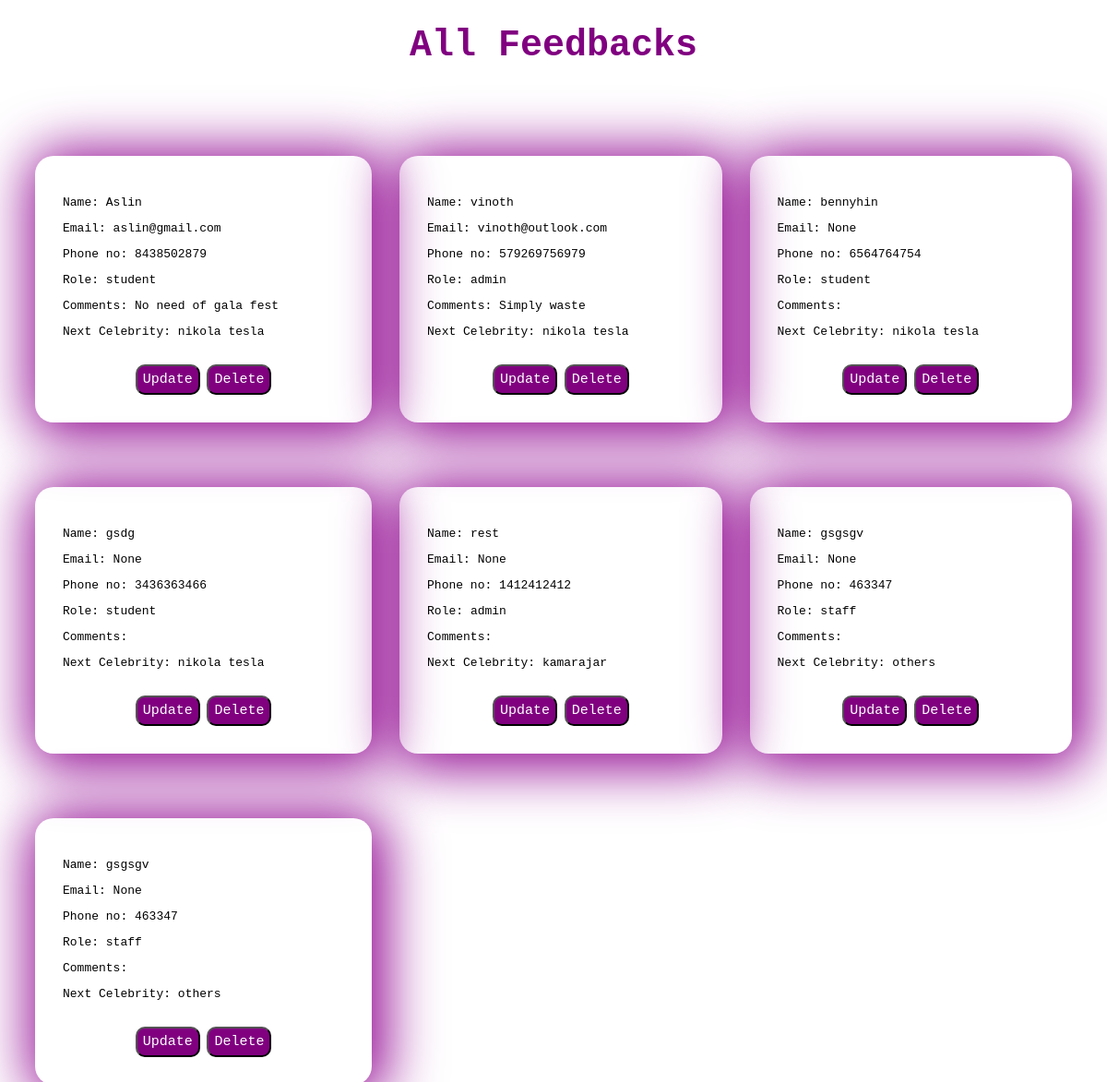
/read/, run on an earlier commit of the app's database.
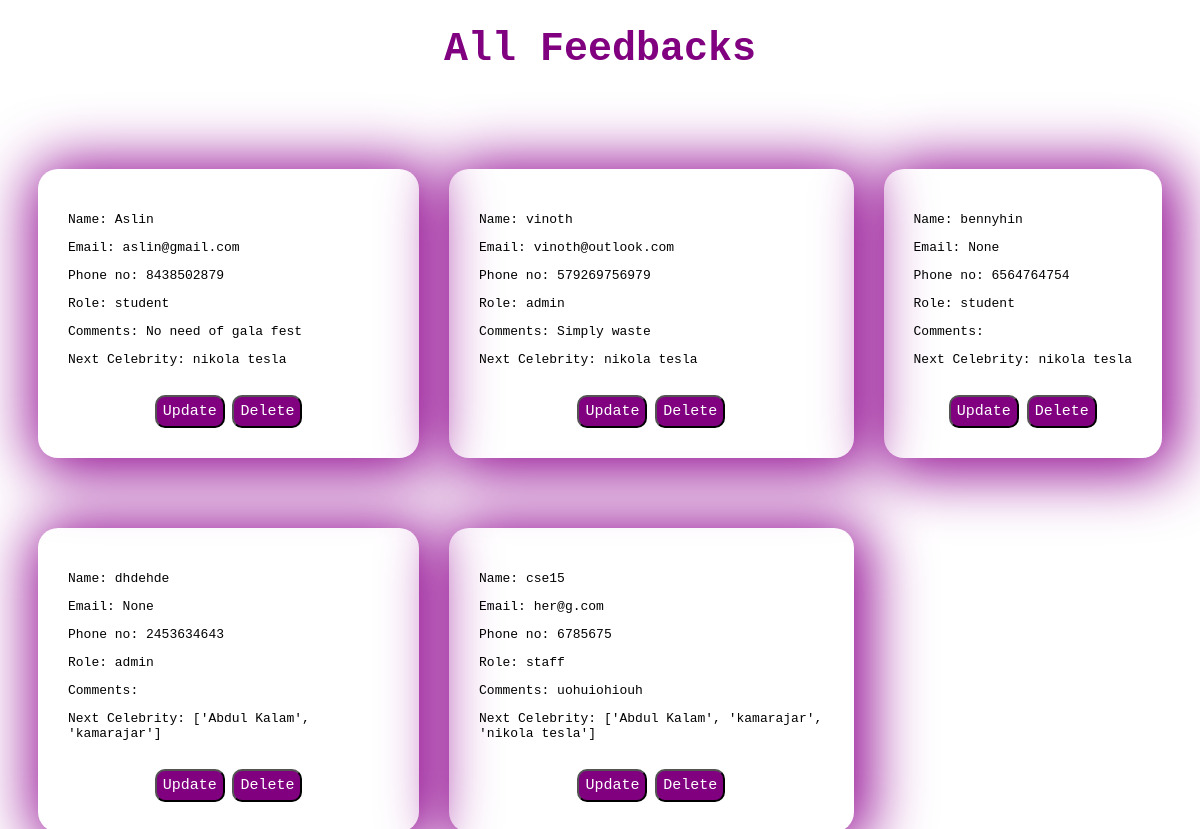
And on a later commit of the database.
### crud_app/models.py (models this page shows)
class Register(models.Model):
    username = models.TextField(max_length=100)
    email = models.EmailField(null=True, blank=True)  # Allow null values
    phone = models.PositiveIntegerField()
    role = models.TextField()
    comments = models.TextField(null=True, blank=True, max_length=1000)  # Allow null values
    celebrities = models.TextField()

### crud_app/views.py (the view)
# urls.py: path('read/', views.read, name='read'),
def read(request):
    registrations=Register.objects.all()
    return render(request,'read.html',{'registrations': registrations})

### crud_app/templates/read.html (shortened to what this page needs)
<!DOCTYPE html>
<html>
<head>
</head>
<body>
    <h1>All Feedbacks</h1>
    <section>
        {% for registration in registrations %}
    <div id="div">
        <div id="container">
        <p>Name: {{ registration.username }}</p>
        <p>Email: {{ registration.email }}</p>
        <p>Phone no: {{ registration.phone }}</p>
        <p>Role: {{ registration.role }}</p>
        <p>Comments: {{ registration.comments }}</p>
        <p>Next Celebrity: {{ registration.celebrities }}</p>
        </div>
        <br>
        <button ><a href="{% url 'update_record' registration.id %}">Update</a></button>
        <button onclick="deleteRecord('{{ registration.id }}')">Delete</button>
    </div>
    {% endfor %}
    </section>
</body>
</html>

### crud_app/templates/read.html (style rules this page uses)
h1 { text-align: center; color: purple; font-size: 40px; }
section { display:grid; grid-template-columns: auto auto auto; padding: 30px; gap: 30px; }
#div { margin-top: 40px; padding: 30px; box-shadow: 5px 5px 60px 10px rgb(144, 5, 144); border-radius: 20px; text-align: center; }
#container { text-align:left; }
a { text-decoration: none; color: white; }
button { padding: 6px; border-radius: 10px; background-color: purple; color: white; font-size: 15px; cursor: pointer; width: 70px; }
* { font-family: monospace; }

What changed in the data, as far as the page shows it:
removed Register: username "gsdg", email "None", phone "3436363466", role "student", celebrities "nikola tesla"
removed Register: username "rest", email "None", phone "1412412412", role "admin", celebrities "kamarajar"
removed Register: username "gsgsgv", email "None", phone "463347", role "staff", celebrities "others"
removed Register: username "gsgsgv", email "None", phone "463347", role "staff", celebrities "others"
added Register: username "dhdehde", email "None", phone "2453634643", role "admin", celebrities "['Abdul Kalam', 'kamarajar']"
added Register: username "cse15", email "her@g.com", phone "6785675", role "staff", comments "uohuiohiouh", celebrities "['Abdul Kalam', 'kamarajar', 'nikola tesla']"
